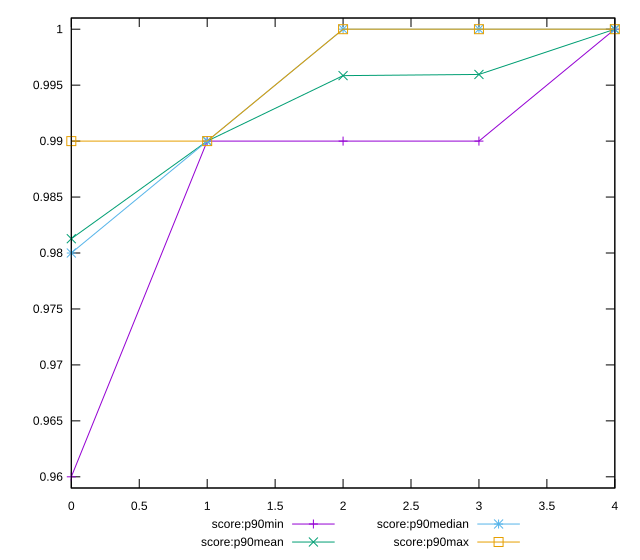

Reproduce this figure in gnuplot.
reset

$scoreP90Min <<EOF
0 0.96
1 0.99
2 0.99
3 0.99
4 1
EOF

$scoreP90Mean <<EOF
0 0.981276595744681
1 0.9899999999999988
2 0.9958510638297858
3 0.9959574468085092
4 1
EOF

$scoreP90Median <<EOF
0 0.98
1 0.99
2 1
3 1
4 1
EOF

$scoreP90Max <<EOF
0 0.99
1 0.99
2 1
3 1
4 1
EOF

set key outside below
set xrange [0:4]
set yrange [0.959:1.001]
set trange [0.959:1.001]
set terminal svg size 640, 560 enhanced background rgb 'white'
set output "report_00018_2021-02-10T15-25-16.877Z/first-cpu-idle/progression/score.svg"

plot $scoreP90Min title "score:p90min" with linespoints, \
     $scoreP90Mean title "score:p90mean" with linespoints, \
     $scoreP90Median title "score:p90median" with linespoints, \
     $scoreP90Max title "score:p90max" with linespoints

reset
